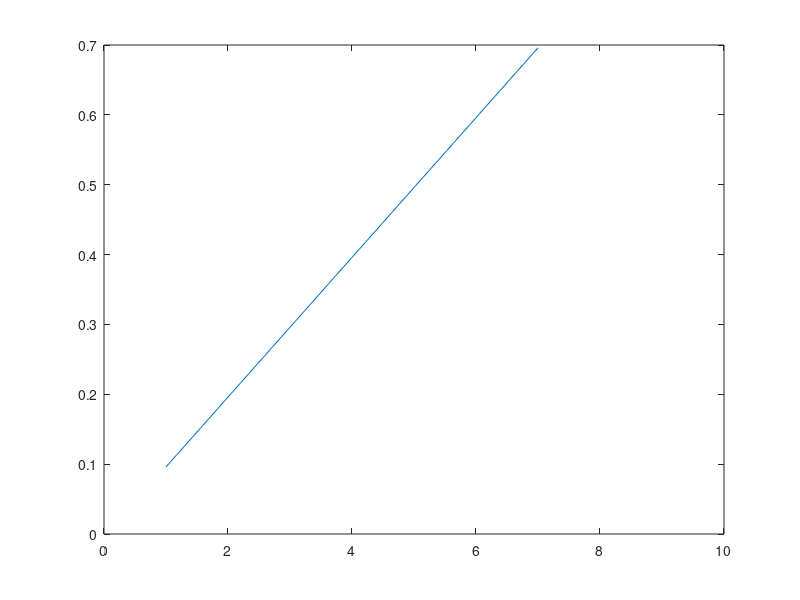

This figure's MATLAB source:
clc
clear
close all

alpha=0.5;
beta=1000;
x=0.1:0.1:1;
for j=1:length(x)
for i=1:1:56
    dis1(i)=exp(-beta*x(j));
    dis2(i)=exp(-beta*x(j));
end

f(j)=((alpha-1)*log(sum(dis2))-alpha*log(sum(dis1)))/beta;
end
figure
plot(f)